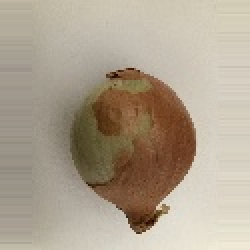
#> input picture Hannes/photos_reduced_burghart/Zwiebel_reduced/Zwiebel (2).JPG, 125 x 125 px, found by its file name (shown 2 times larger)
$ python transformations.py
#> lines starting #> are read from the running program, lines starting #| are printed output that depends on the picture
import cv2 as cv
import numpy as np

img = cv.imread('photos/Zwiebel/Zwiebel (2).jpg')
#> img is the input picture: shape (125, 125, 3); mean B, G, R 143.1, 161.2, 173.8
img = cv.resize(img, (800, 600))
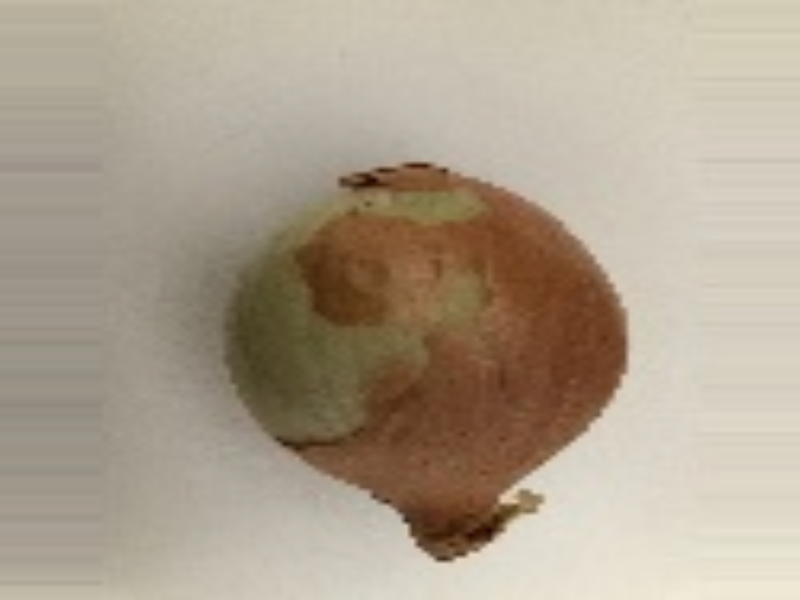
#> img: shape (600, 800, 3); mean B, G, R 143, 161.1, 173.7

cv.imshow('Zwiebel (2)', img)

# Translation
def translate(img, x, y):
#> called with x = -100, y = 100
    transMat = np.float32([[1,0,x],[0,1,y]])   # eine list mit 2 lists drinnen, zuordnung x zu spalten und y zu reihen des bildes
    dimensions = (img.shape[1], img.shape[0])
#> dimensions = (800, 600)
    return cv.warpAffine(img, transMat, dimensions)
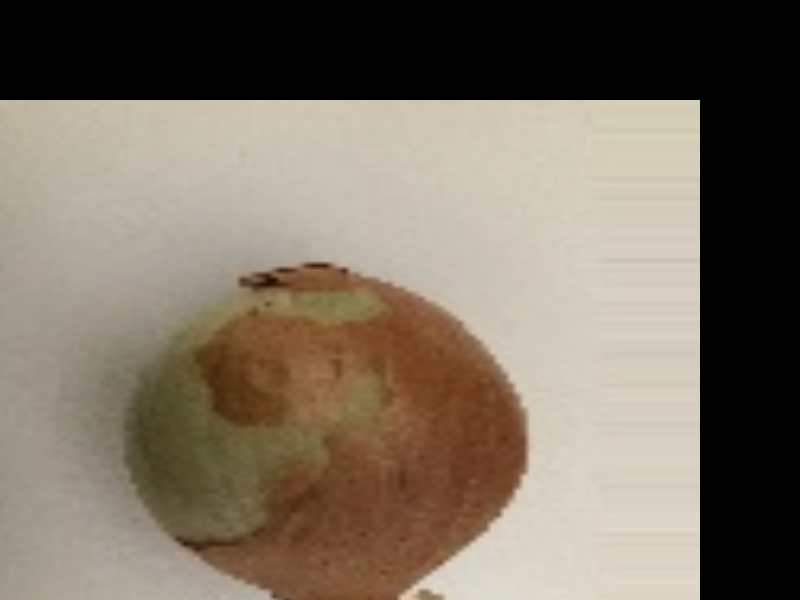
#> returned value: shape (600, 800, 3); mean of channels 0, 1, 2 99.1, 113.3, 123.8; drawn as B, G, R
# -x --> left
# -y --> up
# x --> right
# y --> down
translated = translate (img, -100, 100)
cv.imshow('Translated', translated)

# Rotation
def rotate(img, angle, rotPoint=None):
#> called with angle = -45
    (height,width) = img.shape[:2] #setzt "hight" und "with" gleich der ersten zwei parameter der shape-liste, was der höher und breite entspricht
#> height = 600; width = 800

    if rotPoint is None:
        rotPoint = (width//2,height//2)
#> rotPoint = (400, 300)

    rotMat = cv.getRotationMatrix2D(rotPoint, angle, 1.0)
    dimensions = (width,height)
#> dimensions = (800, 600)

    return cv.warpAffine(img, rotMat, dimensions)
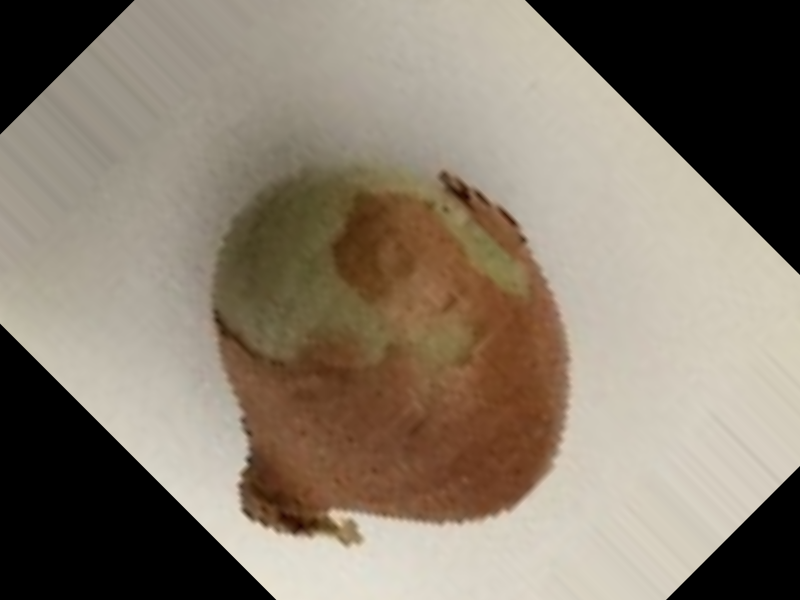
#> returned value: shape (600, 800, 3); mean of channels 0, 1, 2 108.3, 123.3, 134.6; drawn as B, G, R

rotated= rotate(img, -45)
cv.imshow('rotated', rotated)

rotated_rotated = rotate(rotated, -45)
#> call 2 of rotate, with angle = -45
#> in rotate (call 2), `return cv.warpAffine(img, rotMat, dimensions)`:
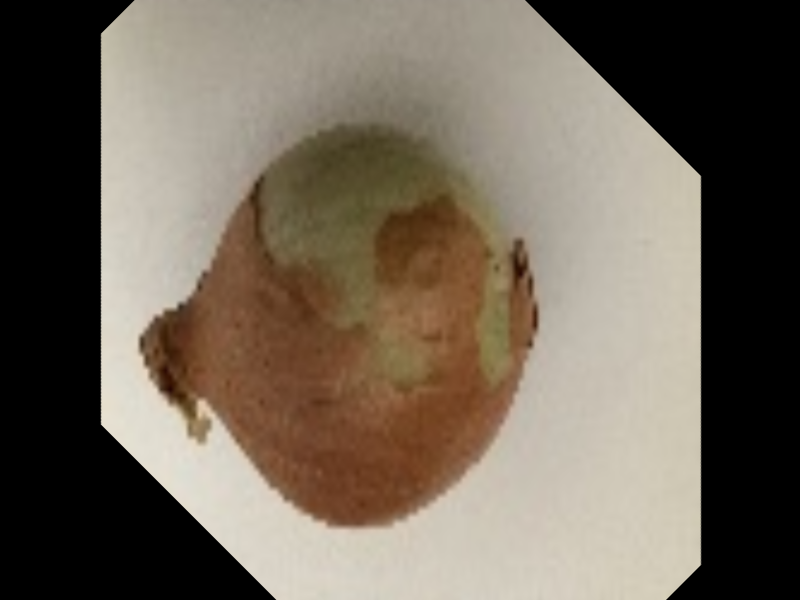
#> returned value: shape (600, 800, 3); mean of channels 0, 1, 2 88.6, 101.9, 112.4; drawn as B, G, R
cv.imshow('rotated_rotated', rotated_rotated)

# Flipping
flipped = cv.flip(img, 0) # 0=vertikaler flip, 1=horizontaler flip, -1=horizontal&vertikal
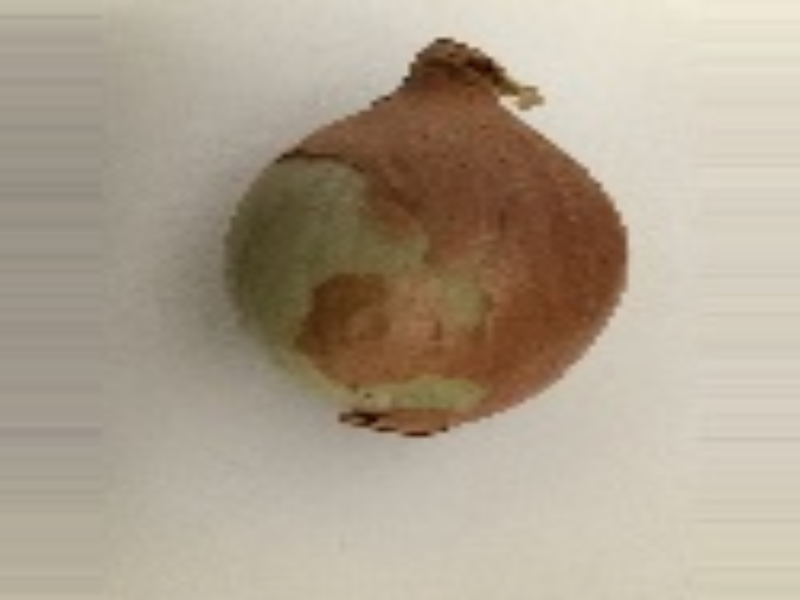
#> flipped: shape (600, 800, 3); mean B, G, R 143, 161.1, 173.7
cv.imshow('flipped', flipped)

cv.waitKey(0)
cv.destroyAllWindows()

$ run again, with Hannes/photos_reduced_burghart/Zwiebel_reduced/Zwiebel (3).JPG copied over Hannes/photos_reduced_burghart/Zwiebel_reduced/Zwiebel (2).JPG
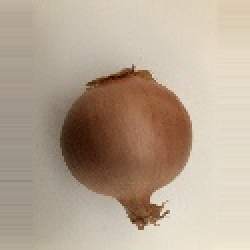
#> input picture Hannes/photos_reduced_burghart/Zwiebel_reduced/Zwiebel (3).JPG, 125 x 125 px, found by its file name (shown 2 times larger)
#> img is the input picture: shape (125, 125, 3); mean B, G, R 146.7, 165.3, 182.2
#> img: shape (600, 800, 3)
#> in rotate (call 2), `return cv.warpAffine(img, rotMat, dimensions)`:
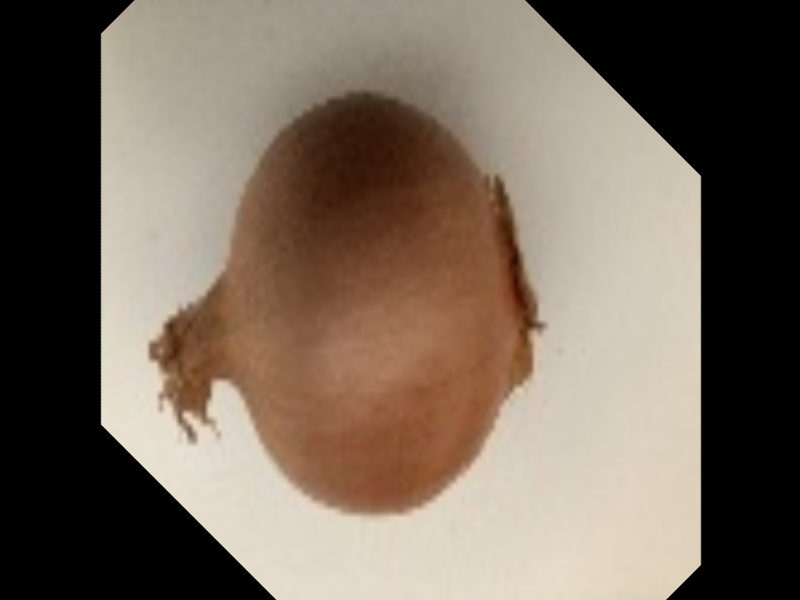
#> returned value: shape (600, 800, 3); mean of channels 0, 1, 2 91.8, 105, 118.9; drawn as B, G, R
#> `flipped = cv.flip(img, 0)`:
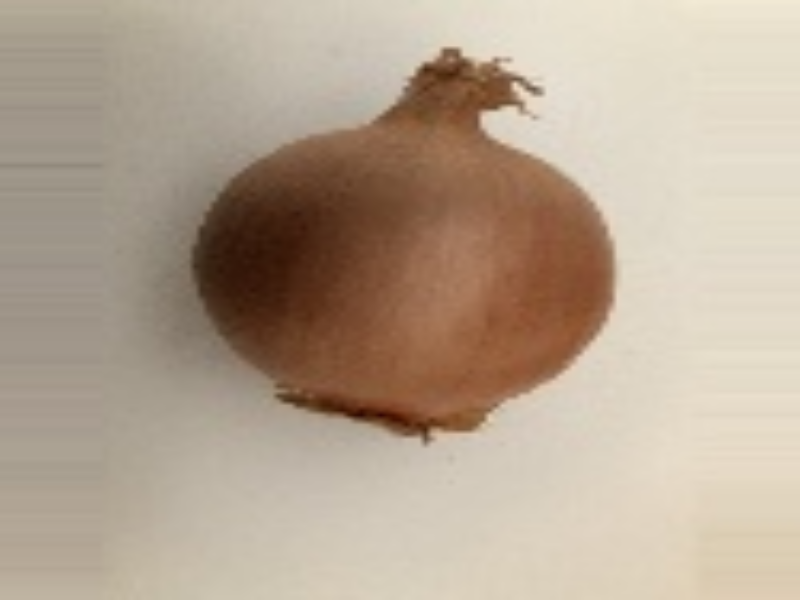
#> flipped: shape (600, 800, 3); mean B, G, R 146.6, 165.2, 182.1

$ run again, with Hannes/photos_reduced_burghart/Zwiebel_reduced/Zwiebel (5).JPG copied over Hannes/photos_reduced_burghart/Zwiebel_reduced/Zwiebel (2).JPG
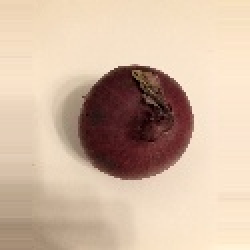
#> input picture Hannes/photos_reduced_burghart/Zwiebel_reduced/Zwiebel (5).JPG, 125 x 125 px, found by its file name (shown 2 times larger)
#> img is the input picture: shape (125, 125, 3); mean B, G, R 162.7, 183.9, 208.5
#> img: shape (600, 800, 3)
#> in rotate (call 2), `return cv.warpAffine(img, rotMat, dimensions)`:
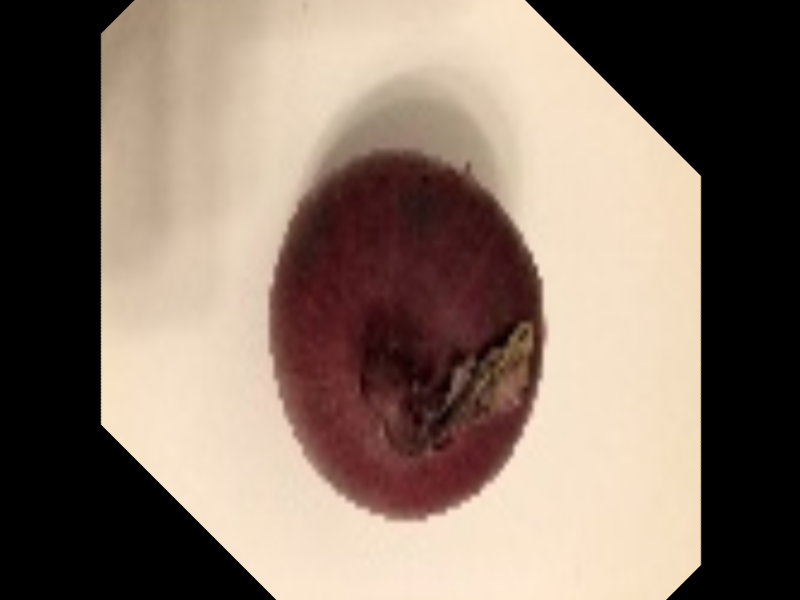
#> returned value: shape (600, 800, 3); mean of channels 0, 1, 2 102.4, 115.4, 133.2; drawn as B, G, R
#> `flipped = cv.flip(img, 0)`:
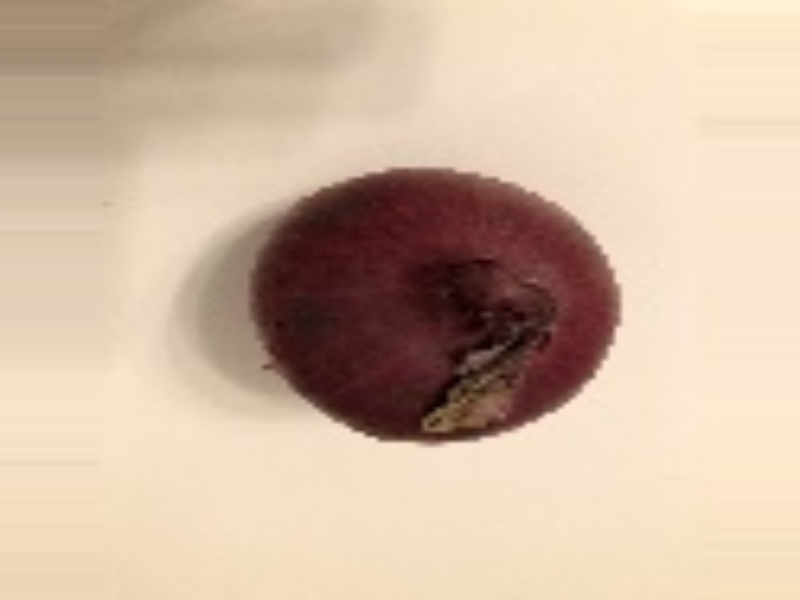
#> flipped: shape (600, 800, 3); mean B, G, R 162.6, 183.8, 208.4
